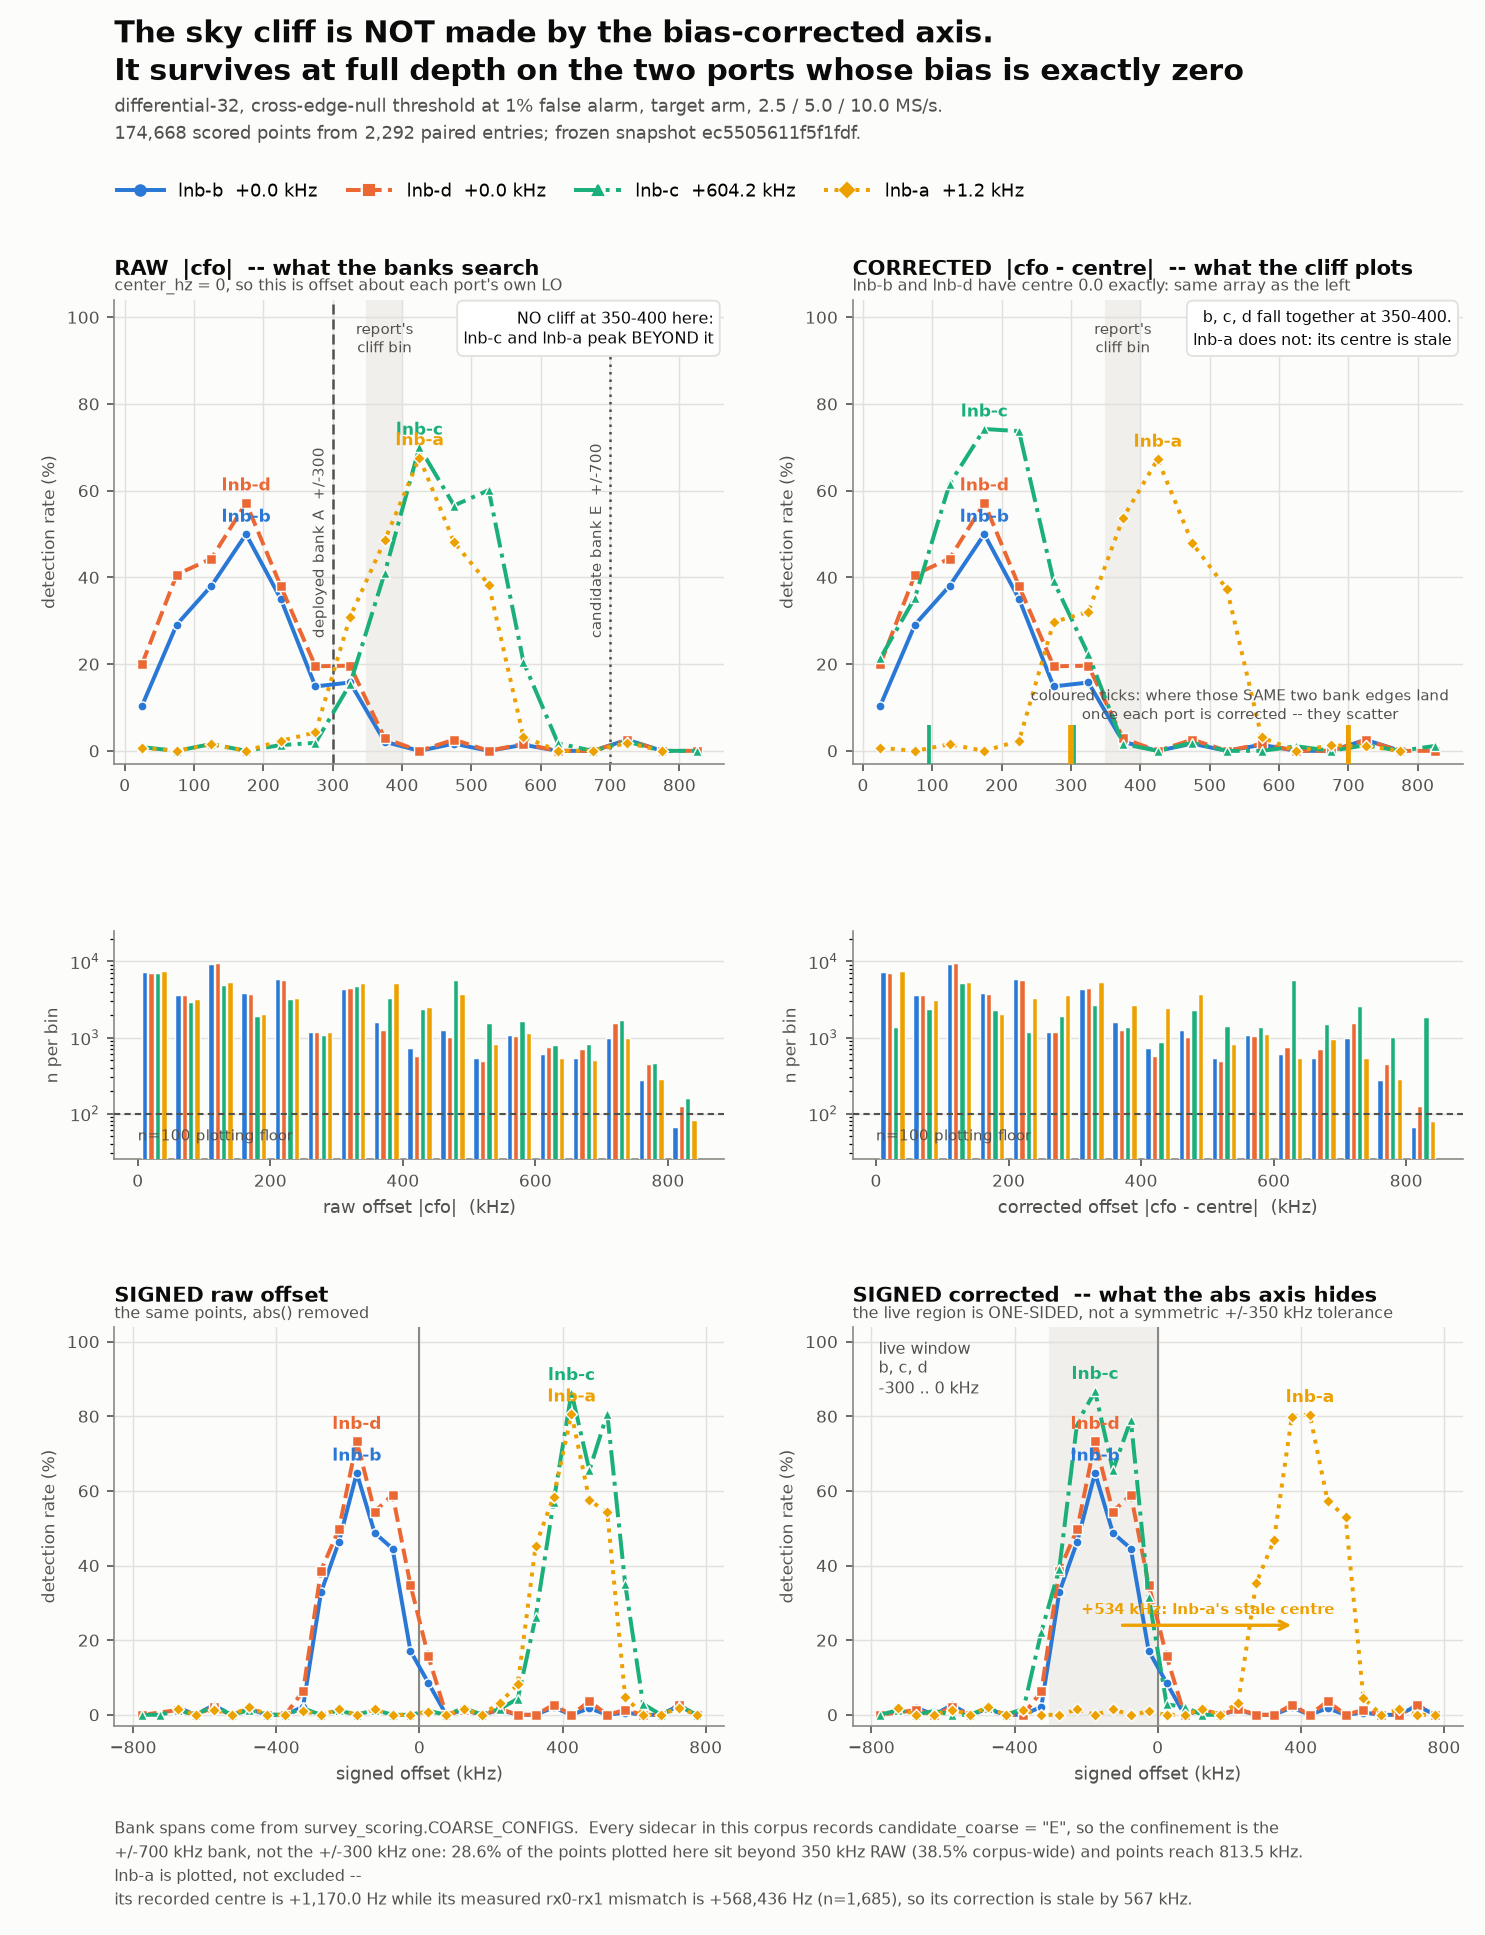

Python code for this plot:
#!/usr/bin/env python3
"""raw-vs-corrected: the cliff is sharpest on the corrected axis, not manufactured by it.

THE HYPOTHESIS UNDER TEST.  The coarse banks are built with ``center_hz=0``
(``survey_scoring._banks`` -> ``fast_scan.build_bank``), so they search RAW
offset about each receiver's own LO: +/-300 kHz for the deployed bank A,
+/-700 kHz for the candidate bank E.  The cliff figure, however, plots
``abs(cfo - receiver_centers_hz[receiver])`` -- a BIAS-CORRECTED axis.  If
detections were confined to the deployed +/-300 kHz on the raw axis by
construction, then correcting each port by a different amount would smear that
one edge into an apparent cliff near 350-400 kHz.

WHAT THIS FIGURE SHOWS INSTEAD.
  * lnb-b and lnb-d carry ``receiver_centers_hz == 0.0`` EXACTLY, so for them
    the two columns are the same array.  They show the cliff at full depth.
    The hypothesis has no leverage on the ports that carry two thirds of the
    cliff bin.
  * lnb-c (+604,159.8 Hz) lands on top of lnb-b and lnb-d in the CORRECTED
    column and 250 kHz away from them in the RAW column.  Correcting is what
    makes the three agree.
  * lnb-a's recorded centre is +1,170.0 Hz, but its measured rx0-rx1 mismatch
    is +568,436 Hz (n=1,685, ``work/mismatch.py``, lnb_calibration's own
    estimator).  Its "corrected" axis is therefore a raw axis, which is why it
    sits half a megahertz to the right in BOTH columns.  That is a stale
    calibration, not evidence about the cliff.
  * Row 3 unfolds the abs().  The live region is ONE-SIDED: -300..0 kHz on the
    corrected axis for every correctly-calibrated port.  The "cliff at 350-400
    kHz" is the folded far edge of a ~300 kHz window centred near -150 kHz.

Inputs: work/cliff-corpus.npz (work/extract_cliff.py, frozen snapshot
ec5505611f5f1fdf, 2,292 paired entries / 363,004 scored points -- the same
census the report's cfo-cliff figure used).

Run:  PYTHONPATH=/home/satpi01/leo-tracker/src nice -n 15 python3 raw-vs-corrected.py
"""
from __future__ import annotations

import collections
import json
import os
import sys

import numpy as np
import matplotlib
matplotlib.use("Agg")
import matplotlib.pyplot as plt
from matplotlib.lines import Line2D

sys.path.insert(0, "/home/satpi01/leo-tracker/src")
from leo_tracker.radio.beacon.survey_comparison import (             # noqa: E402
    DEFAULT_FALSE_ALARM_RATE, threshold_from)
from leo_tracker.radio.beacon import survey_scoring                  # noqa: E402

HERE = os.path.dirname(os.path.abspath(__file__))
WORK = os.path.join(os.path.dirname(HERE), "work")
CACHE = os.path.join(WORK, "cliff-corpus.npz")
NAME = "raw-vs-corrected"

METHOD = "differential-32"
RATES = (2.5e6, 5.0e6, 10.0e6)          # the three rates the cliff is reported at
STEP = 50.0                              # kHz, uniform bins
ABS_EDGES = np.arange(0.0, 900.0, STEP)
SIGNED_EDGES = np.arange(-800.0, 850.0, STEP)
MIN_N = 100
REPORT_CLIFF = (350.0, 400.0)

DEPLOYED_SPAN = survey_scoring.COARSE_CONFIGS["A"]["offset_span_hz"] / 1e3
CANDIDATE_SPAN = survey_scoring.COARSE_CONFIGS["E"]["offset_span_hz"] / 1e3

# dataviz reference palette, categorical slots 1-4, light mode.  Marker and
# dash carry the same identity, so the figure reads without colour; every line
# is also directly labelled, which is the relief rule for the low-contrast slots.
PORTS = ("lnb-b", "lnb-d", "lnb-c", "lnb-a")
STYLE = {
    "lnb-b": {"color": "#2a78d6", "marker": "o", "ls": "-"},
    "lnb-d": {"color": "#eb6834", "marker": "s", "ls": "--"},
    "lnb-c": {"color": "#1baf7a", "marker": "^", "ls": "-."},
    "lnb-a": {"color": "#eda100", "marker": "D", "ls": ":"},
}
INK, MUTED, FAINT, GRID = "#0b0b0b", "#52514e", "#8a8983", "#e2e1dd"
BAND = "#f0efec"
SURFACE = "#fcfcfb"


# ---------------------------------------------------------------- data ----
def prepare():
    data = np.load(CACHE)
    label, rate, probe = data["label"], data["rate"], data["probe_ms"]
    target, cfo, bias = data["is_target"], data["cfo_hz"], data["bias_hz"]
    score = data[f"score::{METHOD}"]

    # cross_radio.null_thresholds' population rule; the threshold itself is the
    # repository's survey_comparison.threshold_from, not a local quantile.
    pops = collections.defaultdict(list)
    null = (~target) & ~np.isnan(score)
    for key, value in zip(zip(rate[null].tolist(), probe[null].tolist()),
                          score[null].tolist()):
        pops[key].append(value)
    table = {k: threshold_from(v, false_alarm_rate=DEFAULT_FALSE_ALARM_RATE)
             for k, v in pops.items()}
    thresh = np.array([(table.get((r, p)) or {}).get("threshold", np.nan)
                       for r, p in zip(rate.tolist(), probe.tolist())], float)

    keep = target & ~np.isnan(cfo) & ~np.isnan(score) & np.isin(rate, RATES)
    return {
        "label": label[keep], "fired": (score > thresh)[keep],
        "raw_abs": np.abs(cfo[keep]) / 1e3,
        "cor_abs": np.abs(cfo[keep] - bias[keep]) / 1e3,
        "raw_signed": cfo[keep] / 1e3,
        "cor_signed": (cfo[keep] - bias[keep]) / 1e3,
        "centre": {port: float(np.median(bias[keep & (label == port)]))
                   for port in PORTS},
        "thresholds": {f"{k[0]}|{k[1]}": v for k, v in table.items()},
        "n_points": int(keep.sum()),
        "snapshot_digest": str(data["snapshot_digest"]),
        "entries": int(data["entries"]),
    }


def curve(state, axis_key, port, edges):
    axis, rows = state[axis_key], []
    at_port = state["label"] == port
    for low, high in zip(edges[:-1], edges[1:]):
        inside = at_port & (axis >= low) & (axis < high)
        n = int(inside.sum())
        rows.append({"low": float(low), "high": float(high), "mid": float((low + high) / 2),
                     "n": n, "fired": int(state["fired"][inside].sum()),
                     "pct": (100.0 * float(state["fired"][inside].sum()) / n)
                            if n else None,
                     "plotted": n >= MIN_N})
    return rows


# ---------------------------------------------------------------- draw ----
def draw_rate(ax, state, axis_key, edges, title, subtitle):
    ax.set_facecolor(SURFACE)
    if edges[0] >= 0:
        ax.axvspan(*REPORT_CLIFF, color=BAND, zorder=0)
        ax.text(np.mean(REPORT_CLIFF), 99, "report's\ncliff bin", ha="center",
                va="top", fontsize=7.0, color=MUTED, linespacing=1.15)
    for port in PORTS:
        rows = curve(state, axis_key, port, edges)
        x = [r["mid"] for r in rows if r["plotted"]]
        y = [r["pct"] for r in rows if r["plotted"]]
        style = STYLE[port]
        ax.plot(x, y, color=style["color"], marker=style["marker"], ls=style["ls"],
                lw=1.9, ms=4.4, mec=SURFACE, mew=0.7, label=port, zorder=3,
                clip_on=True)
        if x:
            peak = int(np.argmax(y))
            ax.annotate(port, (x[peak], y[peak]), textcoords="offset points",
                        xytext=(0, 6), ha="center", fontsize=8.0, weight="bold",
                        color=style["color"], zorder=5)
    ax.set_title(title, fontsize=10.0, weight="bold", color=INK, pad=12, loc="left")
    ax.text(0.0, 1.012, subtitle, transform=ax.transAxes, fontsize=7.6,
            color=MUTED, va="bottom")
    ax.set_ylim(-3, 104)
    ax.set_yticks([0, 20, 40, 60, 80, 100])
    ax.set_ylabel("detection rate (%)", fontsize=8.4, color=MUTED)
    ax.grid(True, color=GRID, lw=0.7, zorder=0)
    ax.set_axisbelow(True)
    for spine in ("top", "right"):
        ax.spines[spine].set_visible(False)
    for spine in ("left", "bottom"):
        ax.spines[spine].set_color(FAINT)
    ax.tick_params(labelsize=8.0, colors=MUTED)


def note(ax, text, y=0.985):
    ax.text(0.982, y, text, transform=ax.transAxes, ha="right", va="top",
            fontsize=7.9, color=INK, linespacing=1.3, zorder=6,
            bbox=dict(boxstyle="round,pad=0.38", fc="#ffffff", ec=GRID, lw=0.9))


def mark_banks_raw(ax):
    """On the raw axis a bank edge is one number for every port."""
    for span, name, dash in ((DEPLOYED_SPAN, "deployed bank A  +/-300", (4, 2)),
                             (CANDIDATE_SPAN, "candidate bank E  +/-700", (1, 2))):
        ax.axvline(span, color=MUTED, lw=1.2, dashes=dash, zorder=2)
        ax.text(span - 8, 26, name, rotation=90, ha="right", va="bottom",
                fontsize=7.2, color=MUTED)


def mark_banks_corrected(ax, state):
    """On the corrected axis one bank edge becomes two per port, and they scatter."""
    for port in PORTS:
        centre = state["centre"][port] / 1e3
        for span in (DEPLOYED_SPAN, CANDIDATE_SPAN):
            for sign in (+1, -1):
                position = abs(sign * span - centre)
                if position > 880:
                    continue
                ax.plot([position, position], [-3, 6.0], color=STYLE[port]["color"],
                        lw=1.8, solid_capstyle="butt", zorder=4)
    ax.text(0.635, 0.085,
            "coloured ticks: where those SAME two bank edges land\n"
            "once each port is corrected -- they scatter",
            transform=ax.transAxes, ha="center", va="bottom", fontsize=7.2,
            color=MUTED, linespacing=1.25)


def draw_counts(ax, state, axis_key, edges, xlabel):
    ax.set_facecolor(SURFACE)
    width = STEP / (len(PORTS) + 1.2)
    for index, port in enumerate(PORTS):
        rows = curve(state, axis_key, port, edges)
        offset = (index - (len(PORTS) - 1) / 2) * width
        ax.bar([r["mid"] + offset for r in rows], [r["n"] for r in rows],
               width=width * 0.84, color=STYLE[port]["color"], label=port,
               linewidth=0.7, edgecolor=SURFACE, zorder=3)
    ax.axhline(MIN_N, color=MUTED, lw=1.0, dashes=(3, 2), zorder=4)
    ax.text(edges[0], MIN_N * 0.40, f"n={MIN_N} plotting floor", ha="left",
            va="bottom", fontsize=7.0, color=MUTED)
    ax.set_yscale("log")
    ax.set_ylim(25, 25000)
    ax.set_ylabel("n per bin", fontsize=8.4, color=MUTED)
    ax.set_xlabel(xlabel, fontsize=8.6, color=MUTED)
    ax.grid(True, axis="y", color=GRID, lw=0.7, zorder=0)
    ax.set_axisbelow(True)
    for spine in ("top", "right"):
        ax.spines[spine].set_visible(False)
    for spine in ("left", "bottom"):
        ax.spines[spine].set_color(FAINT)
    ax.tick_params(labelsize=8.0, colors=MUTED)


def main() -> int:
    state = prepare()
    figure = plt.figure(figsize=(9.9, 12.9), facecolor=SURFACE)
    grid = figure.add_gridspec(3, 2, height_ratios=[1.22, 0.60, 1.05],
                               hspace=0.46, wspace=0.21,
                               left=0.077, right=0.985, top=0.845, bottom=0.108)

    ax_raw = figure.add_subplot(grid[0, 0])
    ax_cor = figure.add_subplot(grid[0, 1], sharey=ax_raw)
    draw_rate(ax_raw, state, "raw_abs", ABS_EDGES,
              "RAW  |cfo|  -- what the banks search",
              "center_hz = 0, so this is offset about each port's own LO")
    draw_rate(ax_cor, state, "cor_abs", ABS_EDGES,
              "CORRECTED  |cfo - centre|  -- what the cliff plots",
              "lnb-b and lnb-d have centre 0.0 exactly: same array as the left")
    mark_banks_raw(ax_raw)
    mark_banks_corrected(ax_cor, state)
    note(ax_raw, "NO cliff at 350-400 here:\nlnb-c and lnb-a peak BEYOND it")
    note(ax_cor, "b, c, d fall together at 350-400.\nlnb-a does not: its centre is stale")

    draw_counts(figure.add_subplot(grid[1, 0]), state, "raw_abs", ABS_EDGES,
                "raw offset |cfo|  (kHz)")
    draw_counts(figure.add_subplot(grid[1, 1]), state, "cor_abs", ABS_EDGES,
                "corrected offset |cfo - centre|  (kHz)")

    ax_sraw = figure.add_subplot(grid[2, 0])
    ax_scor = figure.add_subplot(grid[2, 1], sharey=ax_sraw)
    draw_rate(ax_sraw, state, "raw_signed", SIGNED_EDGES,
              "SIGNED raw offset", "the same points, abs() removed")
    draw_rate(ax_scor, state, "cor_signed", SIGNED_EDGES,
              "SIGNED corrected  -- what the abs axis hides",
              "the live region is ONE-SIDED, not a symmetric +/-350 kHz tolerance")
    for ax in (ax_sraw, ax_scor):
        ax.set_xlabel("signed offset (kHz)", fontsize=8.6, color=MUTED)
        ax.axvline(0.0, color=FAINT, lw=1.0)
        ax.set_xticks([-800, -400, 0, 400, 800])
    ax_scor.axvspan(-300, 0, color=BAND, zorder=0)
    ax_scor.text(-780, 101, "live window\nb, c, d\n-300 .. 0 kHz", ha="left",
                 va="top", fontsize=7.6, color=MUTED, linespacing=1.25)
    ax_scor.annotate("", xy=(385, 24), xytext=(-110, 24),
                     arrowprops=dict(arrowstyle="->", color=STYLE["lnb-a"]["color"],
                                     lw=1.6, shrinkA=2, shrinkB=2))
    ax_scor.text(140, 27, "+534 kHz: lnb-a's stale centre", ha="center",
                 fontsize=7.4, color=STYLE["lnb-a"]["color"], weight="bold")

    handles = [Line2D([], [], color=STYLE[p]["color"], marker=STYLE[p]["marker"],
                      ls=STYLE[p]["ls"], lw=1.9, ms=5.0,
                      label=f"{p}  {state['centre'][p]/1e3:+.1f} kHz")
               for p in PORTS]
    figure.legend(handles=handles, loc="upper left", bbox_to_anchor=(0.068, 0.914),
                  ncol=4, frameon=False, fontsize=8.6, handlelength=2.6,
                  columnspacing=1.6)

    figure.text(0.077, 0.990,
                "The sky cliff is NOT made by the bias-corrected axis.",
                fontsize=14.5, weight="bold", color=INK, ha="left", va="top")
    figure.text(0.077, 0.9705,
                "It survives at full depth on the two ports whose bias is exactly zero",
                fontsize=14.5, weight="bold", color=INK, ha="left", va="top")
    figure.text(0.077, 0.9495,
                "differential-32, cross-edge-null threshold at 1% false alarm, target "
                "arm, 2.5 / 5.0 / 10.0 MS/s.",
                fontsize=8.6, color=MUTED, ha="left", va="top")
    figure.text(0.077, 0.9355,
                f"{state['n_points']:,} scored points from {state['entries']:,} paired "
                f"entries; frozen snapshot {state['snapshot_digest']}.",
                fontsize=8.6, color=MUTED, ha="left", va="top")
    figure.text(0.077, 0.012,
                "Bank spans come from survey_scoring.COARSE_CONFIGS.  Every sidecar in "
                "this corpus records candidate_coarse = \"E\", so the confinement is the\n"
                "+/-700 kHz bank, not the +/-300 kHz one: 28.6% of the points plotted here "
                "sit beyond 350 kHz RAW (38.5% corpus-wide) and points reach 813.5 kHz.\n"
                "lnb-a is plotted, "
                "not excluded --\nits recorded centre is +1,170.0 Hz while its measured "
                "rx0-rx1 mismatch is +568,436 Hz (n=1,685), so its correction is stale "
                "by 567 kHz.",
                fontsize=7.8, color=MUTED, ha="left", va="bottom", linespacing=1.45)

    figure.savefig(os.path.join(HERE, f"{NAME}.png"), dpi=150,
                   facecolor=SURFACE)

    payload = {
        "figure": NAME,
        "method": METHOD, "rates_hz": list(RATES),
        "false_alarm_rate": DEFAULT_FALSE_ALARM_RATE,
        "bin_step_khz": STEP, "min_bin_n": MIN_N,
        "deployed_span_khz": DEPLOYED_SPAN, "candidate_span_khz": CANDIDATE_SPAN,
        "coarse_configs": {k: {"shape": list(v["shape"]),
                               "offset_span_hz": v["offset_span_hz"]}
                           for k, v in survey_scoring.COARSE_CONFIGS.items()},
        "candidate_coarse": survey_scoring.CANDIDATE_COARSE,
        "receiver_centers_hz": state["centre"],
        "snapshot_digest": state["snapshot_digest"],
        "paired_entries": state["entries"], "scored_points_plotted": state["n_points"],
        "thresholds": state["thresholds"],
        "curves": {},
    }
    for axis_key, edges in (("raw_abs", ABS_EDGES), ("cor_abs", ABS_EDGES),
                            ("raw_signed", SIGNED_EDGES),
                            ("cor_signed", SIGNED_EDGES)):
        payload["curves"][axis_key] = {port: curve(state, axis_key, port, edges)
                                       for port in PORTS}
    with open(os.path.join(HERE, f"{NAME}.json"), "w") as handle:
        json.dump(payload, handle, indent=1)
    print(f"wrote {NAME}.png and {NAME}.json in {HERE}")
    return 0


if __name__ == "__main__":
    sys.exit(main())
